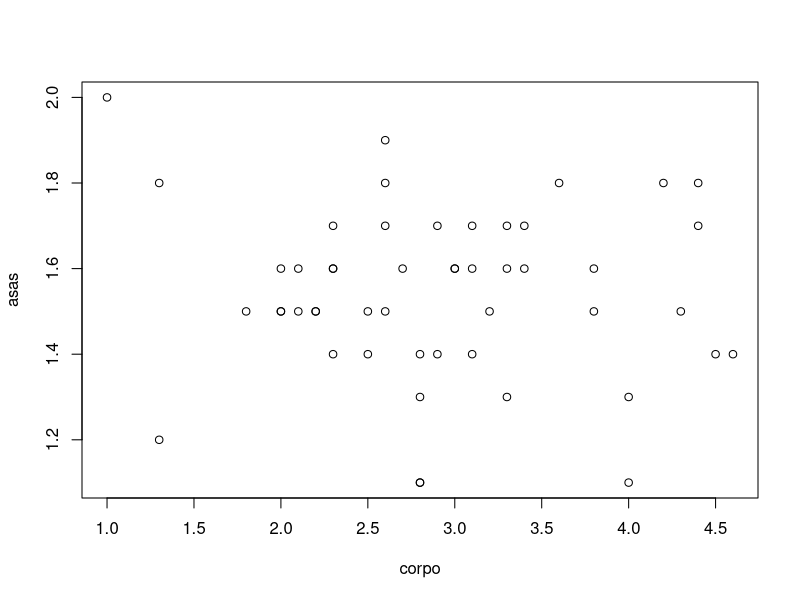
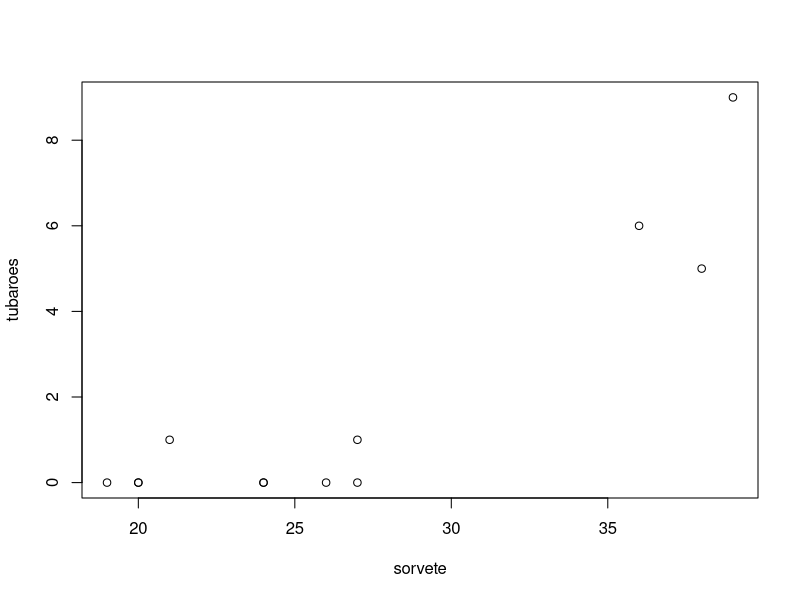

These charts were generated, in order, by the following R code:
#### Exerc?cio 1

# O professor Roberto Cavalcanti foi ao campo e coletou o comprimento do corpo de 5 aves e tambem o comprimento das asas
# destes individuos. Ele quer saber qual a relacao entre essas variaveis e quanto uma varia em funcao da outra.
# Ajude-o fazendo o teste estatistico adequado

##Dados
asas <- c(1.6 , 1.5 , 1.8 , 1.3 , 1.2 , 1.8 , 1.5 , 1.6 , 1.7 , 1.8, 1.4, 1.3, 1.8, 1.6 , 1.7, 1.5, 1.5, 1.1, 2.0 ,1.7, 1.9, 1.6, 1.7, 1.6, 1.4, 1.5, 1.6 , 1.5,1.6, 1.7, 1.5, 1.6, 1.6, 1.3, 1.4, 1.5, 1.5, 1.4 ,1.6 ,1.5, 1.4 ,1.5, 1.8 ,1.1, 1.7, 1.4, 1.1, 1.7, 1.6, 1.4)
corpo <- c(3.3, 1.8, 4.2, 3.3, 1.3, 1.3, 2.5, 2.3, 4.4, 3.6, 2.3, 2.8, 4.4, 2.1, 2.3, 2.2, 4.3, 4.0, 1.0, 3.4, 2.6, 3.0, 3.1, 3.1, 2.9, 2.6, 3.0, 3.2,3.8, 2.6, 2.0, 2.0, 3.4, 4.0, 2.5, 2.0, 2.2, 4.5, 2.7, 2.1, 3.1 ,3.8,2.6, 2.8, 3.3, 4.6, 2.8, 2.9, 2.3, 2.8)

##Correlacao
shapiro.test(asas)
shapiro.test(corpo)
#distribuicao normal (p>0.05)
plot(corpo,asas)
cor.test(corpo,asas , method = "pearson" , alternative = "two.sided")
#nao existe relacao (p>0.05)

### Exercicio 2

# Um jornal sensacionalista anda dizendo que o aumento da frequencia media de sorvetes vendidos em uma praia esta causando aumento no ataque
# de tubarao na mesma praia, ambos no periodo de. Verifique tal informacao e discuta a possibilidade da relacao causal sugerida procede, uma
# vez que o resultado for confirmado. O que pode explicar a afirmacao dada, se as variaveis forem correlatas? Discorra
# sobre o porque da utilizacao tecnica estatistica escolhida para verificar tal informacao, dentre as quais foram vistas na ultima aula,
# em detrimento da outra.

sorvete <- c(20,24,24,26,27,27,38,36,39,21,20,19)
tubaroes <- c(0,0,0,0,0,1,5,6,9,1,0,0)

##Correlacao
shapiro.test(sorvete)
shapiro.test(tubaroes)
#dados nao estao distribuidos normalmente (p<0.05)
plot(sorvete,tubaroes)
cor.test(sorvete,tubaroes , method = "pearson" , alternative = "two.sided")
#existe correlacao

#Os resultados indicam que existe correlacao entre as variáveis mas nao ha relacao causal entre elas,
#ou seja, a frequencia de sorvetes vendidos nao explica o aumento de ataque de tubarao e ambas
#variam de acordo com um fator de fundo. Nesse caso, o fator de fundo poderia ser a temperatura, 
#que pode ter relacao causal com a frequencia de pessoas que vao a praia e, com isso, influenciar
#na quantidade de sorvetes vendidos e ataques de tubarao.
#Utilizei a tecnica estatistica de correlacao porque nao exige relacao causal para usa-la, ao 
#contrario da regressao.
